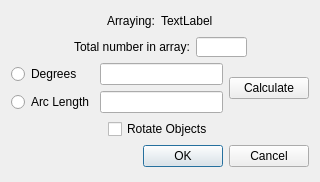
<?xml version="1.0" encoding="UTF-8"?>
<ui version="4.0">
 <class>ArrayRadialDialog</class>
 <widget class="QDialog" name="ArrayRadialDialog">
  <property name="geometry">
   <rect>
    <x>0</x>
    <y>0</y>
    <width>320</width>
    <height>182</height>
   </rect>
  </property>
  <property name="windowTitle">
   <string>Array Radial</string>
  </property>
  <layout class="QGridLayout" name="gridLayout_2">
   <item row="0" column="0">
    <layout class="QHBoxLayout" name="arrayingHorizontalLayout">
     <item>
      <spacer name="arrayingLeftHorizontalSpacer">
       <property name="orientation">
        <enum>Qt::Horizontal</enum>
       </property>
       <property name="sizeHint" stdset="0">
        <size>
         <width>40</width>
         <height>20</height>
        </size>
       </property>
      </spacer>
     </item>
     <item>
      <widget class="QLabel" name="arrayingLabel">
       <property name="sizePolicy">
        <sizepolicy hsizetype="Fixed" vsizetype="Fixed">
         <horstretch>0</horstretch>
         <verstretch>0</verstretch>
        </sizepolicy>
       </property>
       <property name="text">
        <string>Arraying:</string>
       </property>
      </widget>
     </item>
     <item>
      <widget class="QLabel" name="arraying">
       <property name="sizePolicy">
        <sizepolicy hsizetype="Fixed" vsizetype="Preferred">
         <horstretch>0</horstretch>
         <verstretch>0</verstretch>
        </sizepolicy>
       </property>
       <property name="maximumSize">
        <size>
         <width>111</width>
         <height>20</height>
        </size>
       </property>
       <property name="text">
        <string>TextLabel</string>
       </property>
      </widget>
     </item>
     <item>
      <spacer name="arrayingRightHorizontalSpacer">
       <property name="orientation">
        <enum>Qt::Horizontal</enum>
       </property>
       <property name="sizeHint" stdset="0">
        <size>
         <width>40</width>
         <height>20</height>
        </size>
       </property>
      </spacer>
     </item>
    </layout>
   </item>
   <item row="1" column="0">
    <layout class="QHBoxLayout" name="totalNumberInArrayhorizontalLayout">
     <item>
      <spacer name="totalNumberInArrayLeftHorizontalSpacer">
       <property name="orientation">
        <enum>Qt::Horizontal</enum>
       </property>
       <property name="sizeHint" stdset="0">
        <size>
         <width>40</width>
         <height>20</height>
        </size>
       </property>
      </spacer>
     </item>
     <item>
      <widget class="QLabel" name="totalNumberInArrayLabel">
       <property name="text">
        <string>Total number in array:</string>
       </property>
      </widget>
     </item>
     <item>
      <widget class="QLineEdit" name="totalNumberInArrayLineEdit">
       <property name="sizePolicy">
        <sizepolicy hsizetype="Fixed" vsizetype="Fixed">
         <horstretch>0</horstretch>
         <verstretch>0</verstretch>
        </sizepolicy>
       </property>
       <property name="maximumSize">
        <size>
         <width>51</width>
         <height>20</height>
        </size>
       </property>
      </widget>
     </item>
     <item>
      <spacer name="totalNumberInArrayRightHorizontalSpacer">
       <property name="orientation">
        <enum>Qt::Horizontal</enum>
       </property>
       <property name="sizeHint" stdset="0">
        <size>
         <width>40</width>
         <height>20</height>
        </size>
       </property>
      </spacer>
     </item>
    </layout>
   </item>
   <item row="2" column="0">
    <layout class="QGridLayout" name="degreesGridLayout">
     <item row="0" column="0">
      <widget class="QRadioButton" name="degreesRadioButton">
       <property name="text">
        <string>Degrees</string>
       </property>
      </widget>
     </item>
     <item row="0" column="1">
      <widget class="QLineEdit" name="degreesLineEdit"/>
     </item>
     <item row="0" column="2" rowspan="2">
      <widget class="QPushButton" name="calculatePushButton">
       <property name="text">
        <string>Calculate</string>
       </property>
      </widget>
     </item>
     <item row="1" column="0">
      <widget class="QRadioButton" name="arcLengthRadioButton">
       <property name="text">
        <string>Arc Length</string>
       </property>
      </widget>
     </item>
     <item row="1" column="1">
      <widget class="QLineEdit" name="arcLengthLineEdit"/>
     </item>
    </layout>
   </item>
   <item row="3" column="0">
    <layout class="QHBoxLayout" name="rotateObjectsHorizontalLayout">
     <item>
      <spacer name="rotateObjectsLeftHorizontalSpacer">
       <property name="orientation">
        <enum>Qt::Horizontal</enum>
       </property>
       <property name="sizeHint" stdset="0">
        <size>
         <width>40</width>
         <height>20</height>
        </size>
       </property>
      </spacer>
     </item>
     <item>
      <widget class="QCheckBox" name="rotateObjectsCheckBox">
       <property name="text">
        <string>Rotate Objects</string>
       </property>
      </widget>
     </item>
     <item>
      <spacer name="rotateObjectsRightHorizontalSpacer">
       <property name="orientation">
        <enum>Qt::Horizontal</enum>
       </property>
       <property name="sizeHint" stdset="0">
        <size>
         <width>40</width>
         <height>20</height>
        </size>
       </property>
      </spacer>
     </item>
    </layout>
   </item>
   <item row="4" column="0">
    <widget class="QDialogButtonBox" name="okCancelButtonBox">
     <property name="orientation">
      <enum>Qt::Horizontal</enum>
     </property>
     <property name="standardButtons">
      <set>QDialogButtonBox::Cancel|QDialogButtonBox::Ok</set>
     </property>
    </widget>
   </item>
  </layout>
 </widget>
 <resources/>
 <connections>
  <connection>
   <sender>okCancelButtonBox</sender>
   <signal>accepted()</signal>
   <receiver>ArrayRadialDialog</receiver>
   <slot>accept()</slot>
   <hints>
    <hint type="sourcelabel">
     <x>248</x>
     <y>254</y>
    </hint>
    <hint type="destinationlabel">
     <x>157</x>
     <y>274</y>
    </hint>
   </hints>
  </connection>
  <connection>
   <sender>okCancelButtonBox</sender>
   <signal>rejected()</signal>
   <receiver>ArrayRadialDialog</receiver>
   <slot>reject()</slot>
   <hints>
    <hint type="sourcelabel">
     <x>316</x>
     <y>260</y>
    </hint>
    <hint type="destinationlabel">
     <x>286</x>
     <y>274</y>
    </hint>
   </hints>
  </connection>
 </connections>
</ui>
